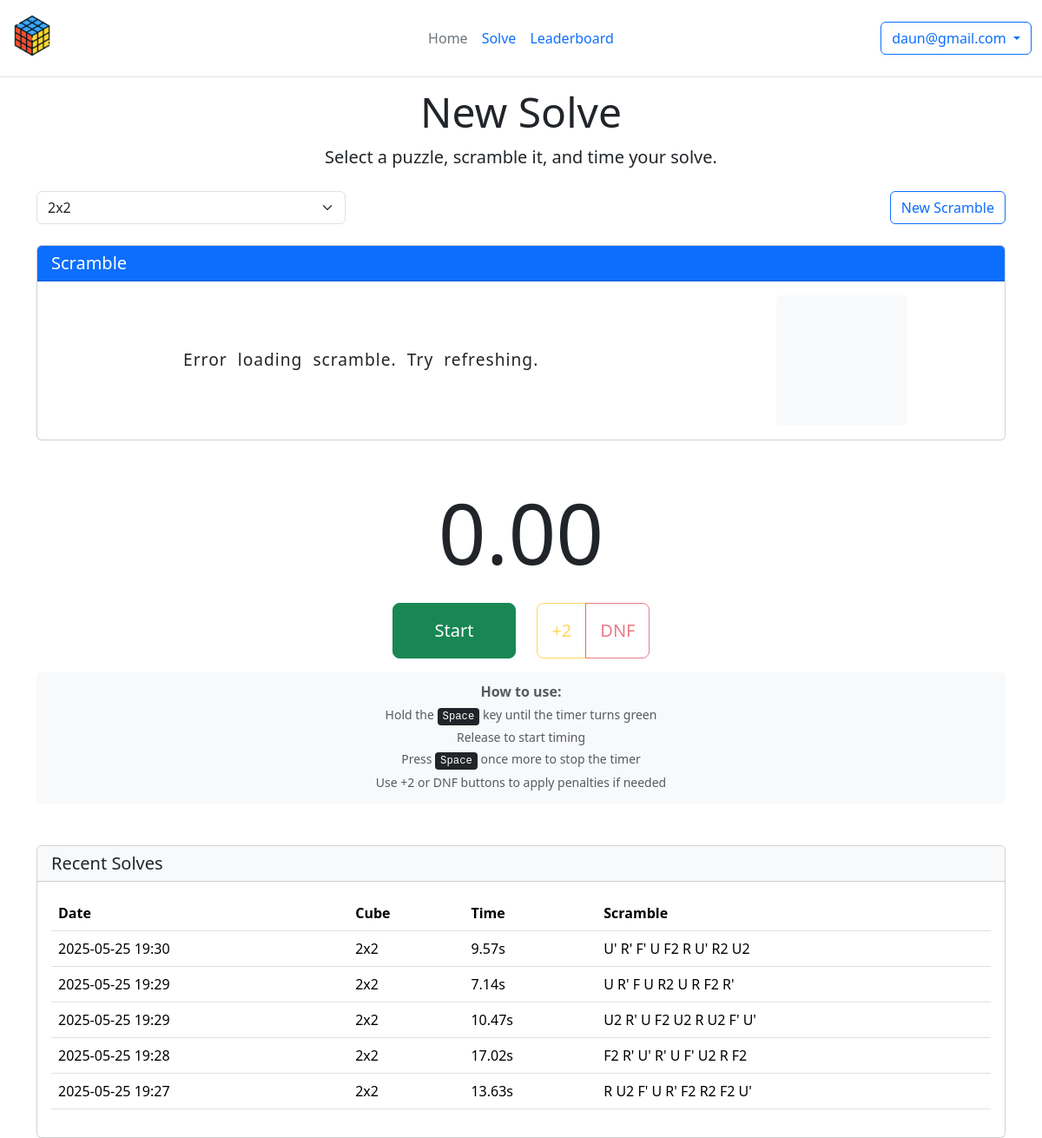
The app's page /solve (signed in) with its own data.
### main.py (models this page shows, shortened)
class User(db.Model):
    id = db.Column(db.Integer, primary_key=True)
    email = db.Column(db.String(120), unique=True, nullable=False)
    password_hash = db.Column(db.String(128), nullable=False)
    solves = db.relationship('Solve', backref='solver', lazy=True)

class Solve(db.Model):
    id = db.Column(db.Integer, primary_key=True)
    time = db.Column(db.Float, nullable=False)
    date = db.Column(db.DateTime, default=datetime.utcnow)
    user_id = db.Column(db.Integer, db.ForeignKey('user.id'), nullable=False)
    cube_id = db.Column(db.Integer, db.ForeignKey('cube.id'), nullable=False)
    user = db.relationship('User')

class Cube(db.Model):
    id = db.Column(db.Integer, primary_key=True)
    cube_type = db.Column(db.String(20), nullable=False)
    pattern = db.Column(db.String(200), nullable=True)
    solves = db.relationship('Solve', backref='cube', lazy=True)

### main.py (the view)
@app.route('/solve')
def solve():
    if 'email' not in session:
        return redirect(url_for('login'))
    cube_types = ["2x2", "3x3", "4x4", "5x5", "Megaminx", "Pyraminx", "Skewb"]
    user = User.query.filter_by(email=session['email']).first()
    recent_solves = Solve.query.filter_by(user_id=user.id).order_by(Solve.date.desc()).limit(5).all()
    return render_template('solve.html', cube_types=cube_types, recent_solves=recent_solves)

### templates/solve.html (shortened to what this page needs)
{% extends 'base.html' %}
{% block stylesheet %}
<link rel="stylesheet" href="{{ url_for('static', filename='css/solve.css') }}">
{% endblock %}
{% block header %}
<div class="text-center mb-4">
  <h1 class="display-5">New Solve</h1>
  <p class="lead">Select a puzzle, scramble it, and time your solve.</p>
</div>
{% endblock %}
{% block body %}
<div class="container">
  <div class="row mb-4">
    <div class="col-md-4">
      <div class="form-group">
        <select class="form-select" id="cubeType">
          {% for cube_type in cube_types %}
          <option value="{{ cube_type }}">{{ cube_type }}</option>
          {% endfor %}
        </select>
      </div>
    </div>
    <div class="col-md-8 text-end">
      <button id="newScrambleBtn" class="btn btn-outline-primary">New Scramble</button>
    </div>
  </div>
  <div class="card mb-3">
    <div class="card-header bg-primary text-white">
      <h5 class="card-title mb-0">Scramble</h5>
    </div>
    <div class="card-body">
      <div class="row">
        <div class="col-md-8 d-flex align-items-center">
          <div id="scrambleDisplay" class="text-center py-3 w-100"></div>
        </div>
        <div class="col-md-4 d-flex align-items-center justify-content-center">
          <div id="cubeVisualizer" class="text-center" style="height: 150px; width: 150px;"></div>
        </div>
      </div>
    </div>
  </div>
  <div class="timer-container text-center my-5">
    <div id="timer" class="display-1 mb-4">0.00</div>
    <div class="d-flex justify-content-center gap-3">
      <button id="startStopBtn" class="btn btn-success btn-lg px-5 py-3">Start</button>
      <div class="btn-group ms-2" role="group" aria-label="Penalties">
        <button id="plusTwoBtn" class="btn btn-outline-warning btn-lg px-3" disabled>+2</button>
        <button id="dnfBtn" class="btn btn-outline-danger btn-lg px-3" disabled>DNF</button>
      </div>
    </div>
    <div class="mt-3 spacebar-instructions">
      <p class="mb-1 text-muted"><strong>How to use:</strong></p>
      <ul class="text-muted small mb-0 list-unstyled">
        <li class="mb-1">Hold the <kbd>Space</kbd> key until the timer turns green</li>
        <li class="mb-1">Release to start timing</li>
        <li class="mb-1">Press <kbd>Space</kbd> once more to stop the timer</li>
        <li class="mb-1">Use +2 or DNF buttons to apply penalties if needed</li>
      </ul>
    </div>
  </div>
  {% if recent_solves %}
  <div class="card mt-5">
    <div class="card-header bg-light">
      <h5 class="card-title mb-0">Recent Solves</h5>
    </div>
    <div class="card-body">
      <div class="table-responsive">
        <table class="table table-hover">
          <thead>
            <tr>
              <th>Date</th>
              <th>Cube</th>
              <th>Time</th>
              <th>Scramble</th>
            </tr>
          </thead>
          <tbody>
            {% for solve in recent_solves %}
            <tr data-solve-id="{{ solve.id }}">
              <td>{{ solve.date.strftime('%Y-%m-%d %H:%M') }}</td>
              <td>{{ solve.cube.cube_type }}</td>
              <td {% if solve.time < 0 %}class="penalty-dnf">DNF{% else %}{% if solve.time > 100 %}class="penalty-plus2"{% endif %}>{{ "%.2f"|format(solve.time) }}s{% endif %}</td>
              <td class="text-truncate" style="max-width: 200px;">{{ solve.cube.pattern }}</td>
            </tr>
            {% endfor %}
          </tbody>
        </table>
      </div>
    </div>
  </div>
  {% endif %}
</div>
{% endblock %}

### templates/base.html (shortened to what this page needs)
<!doctype html>
<html lang="en">
<head>
    <link rel="stylesheet" href="{{ url_for('static', filename='css/main.css') }}">
    <link rel="stylesheet" href="{{ url_for('static', filename='css/base.css') }}">
    <link rel="stylesheet" href="https://cdn.jsdelivr.net/npm/bootstrap@5.3.3/dist/css/bootstrap.min.css">
    <link rel="stylesheet" href="https://cdn.jsdelivr.net/npm/bootstrap-icons@1.11.1/font/bootstrap-icons.css">
    {% block stylesheet %}{% endblock %}
</head>
<body class="d-flex flex-column min-vh-100">
    <header class="fixed-top bg-white d-flex flex-wrap align-items-center justify-content-center justify-content-md-between py-3 border-bottom">
        <div class="container-fluid">
            <div class="d-flex flex-wrap align-items-center justify-content-center justify-content-md-between">
                <div class="col-md-3 mb-2 mb-md-0"><a href="/" class="d-inline-flex link-body-emphasis text-decoration-none">
                    <img src="{{ url_for('static', filename='images/rubik.png') }}"
                        alt="My Logo"
                        width="50"
                        height="50"
                        class="bi"/>
                </a></div>
                <ul class="nav col-12 col-md-auto mb-2 justify-content-center mb-md-0">
                    <li><a href="/" class="nav-link px-2 link-secondary">Home</a></li>
                    <li><a href="/solve" class="nav-link px-2">Solve</a></li>
                    <li><a href="/leaderboard" class="nav-link px-2">Leaderboard</a></li>
                </ul>
                <div class="col-md-3 text-end">
                    {% if session.email %}
                    <div class="dropdown">
                        <button
                                class="btn btn-outline-primary dropdown-toggle"
                                type="button"
                                id="userDropdown"
                                data-bs-toggle="dropdown"
                                aria-expanded="false">
                            {{ session.email }}
                        </button>
                    </div>
                    {% else %}
                    <a style="text-decoration:none;" href="{{ url_for('login') }}">
                        <button type="button" class="btn btn-outline-primary me-2">Login</button>
                    </a>
                    {% endif %}
                </div>
            </div>
        </div>
    </header>
    <main class="container-fluid flex-grow-1">
        {% block header %}{% endblock %}
        {% block body %}{% endblock %}
    </main>
</body>
</html>

### static/css/main.css (style rules this page uses)
*, *::before, *::after { box-sizing: border-box; }
html, body { margin: 0; padding: 0; }

### static/css/base.css (style rules this page uses)
body { padding-top: 100px; }
.fixed-top { background-color: white; z-index: 1030; }

### static/css/solve.css (style rules this page uses)
.spacebar-instructions { margin-top: 20px; padding: 10px; background-color: #f8f9fa; border-radius: 5px; }
#timer { font-size: 6rem; font-weight: 300; }
#scrambleDisplay { font-size: 1.2rem; letter-spacing: 1px; word-spacing: 6px; min-height: 150px; display: flex; align-items: center; justify-content: center; }
#cubeVisualizer { border-radius: 5px; overflow: hidden; background-color: #f8f9fa; min-height: 150px; }

### records on screen
User: email "daun@gmail.com"
Solve: date "2025-05-25 19:30", cube.cube_type "2x2", time "9.57", cube.pattern "U' R' F' U F2 R U' R2 U2"
Solve: date "2025-05-25 19:29", cube.cube_type "2x2", time "7.14", cube.pattern "U R' F U R2 U R F2 R'"
Solve: date "2025-05-25 19:29", cube.cube_type "2x2", time "10.47", cube.pattern "U2 R' U F2 U2 R U2 F' U'"
Solve: date "2025-05-25 19:28", cube.cube_type "2x2", time "17.02", cube.pattern "F2 R' U' R' U F' U2 R F2"
Solve: date "2025-05-25 19:27", cube.cube_type "2x2", time "13.63", cube.pattern "R U2 F' U R' F2 R2 F2 U'"

### other values on screen
form field value "2x2"
